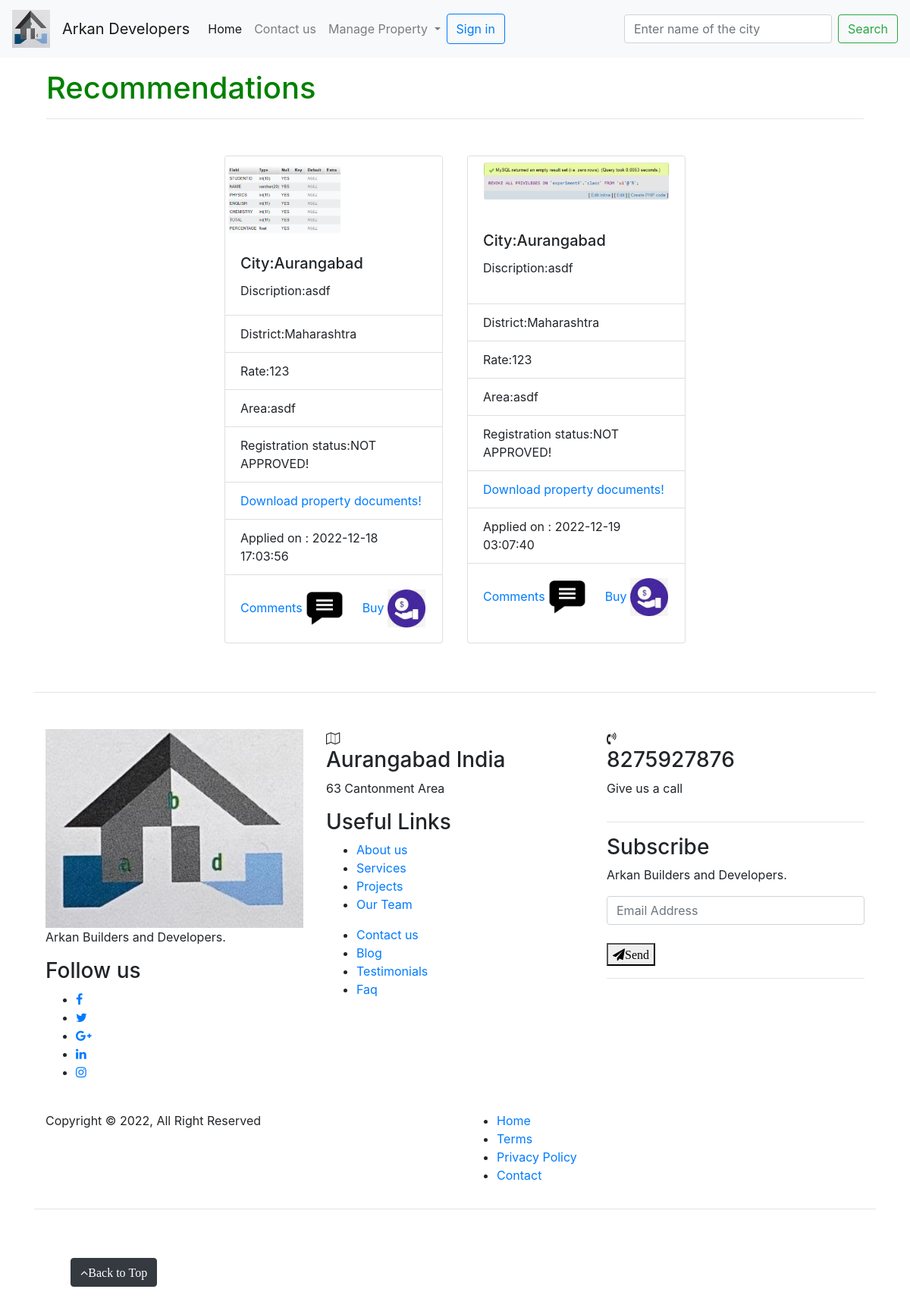
The page /code/home.php on the database its author committed.
### tables this page shows
CREATE TABLE `property` (
  `ulpin` varchar(14) NOT NULL,
  `uid` varchar(15) NOT NULL,
  `registered_time` timestamp NOT NULL DEFAULT current_timestamp(),
  `approval_status` tinyint(1) NOT NULL
);

CREATE TABLE `details` (
  `ulpin` varchar(14) NOT NULL,
  `area` varchar(10) NOT NULL,
  `rate` varchar(20) NOT NULL,
  `image_1` text NOT NULL
);

CREATE TABLE `address` (
  `ulpin` varchar(14) NOT NULL,
  `state` varchar(20) NOT NULL,
  `city` varchar(20) NOT NULL,
  `landmark` text NOT NULL
);

### code/functions.php (called while the page is built, shortened)
<?php
function fire($query)
{
  $servername="localhost";
  $username="root";
  $password="";
  $dbname="project_5th_sem";
  $conn = new mysqli($servername, $username, $password, $dbname);
  $sql = $query;
  try {
    $value = $conn->query($sql);
    return $value;
  } catch (Exception $e) {
    echo "connection failed";
    $conn->close();
  }
}
?>

### code/home.php (the view, shortened to what this page needs)
<!doctype html>
<html lang="en">
<head>
    <link rel="stylesheet" href="https://cdn.jsdelivr.net/npm/bootstrap@4.3.1/dist/css/bootstrap.min.css">
</head>
<body>
    <?php
    include "navbar.php";   include "functions.php"; ?>
    <div class="container">
        <div class="page-header p-3">
            <h1 style="color: green">Recommendations</h1>
            <hr>
        </div>
        <div class="container d-flex flex-wrap justify-content-center">
<?php
$prop=fire("SELECT * FROM `property`");
while ($row = $prop->fetch_assoc()) {
    $ulp = $row["ulpin"];
    $pdf = fire("SELECT * FROM `documents` WHERE `ulpin`=$ulp")->fetch_assoc();
    $detial = fire("SELECT * FROM `details` WHERE `ulpin`=$ulp")->fetch_assoc();
    $ad = fire("SELECT * FROM `address` WHERE `ulpin`=$ulp")->fetch_assoc();
if($prp["approval_status"]==0)
{
    $ap="NOT APPROVED!";
}
else{
    $ap="APPROVED!";
}
    echo '  <div class="card m-3" style="width: 18rem;">
    <img class="card-img-top" src="'.$detial["image_1"].'" alt="Card image cap">
    <div class="card-body">
        <h5 class="card-title">City:'.$ad["city"].'</h5>
        <p class="card-text">Discription:'.$ad["landmark"].'</p>
    </div>
    <ul class="list-group list-group-flush">
        <li class="list-group-item">District:'.$ad["state"].'</li>
        <li class="list-group-item">Rate:'.$detial["rate"].'</li>
        <li class="list-group-item">Area:'.$detial["area"].'</li>
        <li class="list-group-item">Registration status:'.$ap.'</li>
        <li class="list-group-item"><a href="'.$pdf["pdf_addr"].'" download="pdf">
                Download property documents!
            </a>
        </li>
        <li class="list-group-item">Applied on : '.$row["registered_time"].'</li>
    </ul>
    <div class="card-body">
        <a href="#" class="card-link">Comments <img src="icons/comment.png" alt="" width="50" height="50"></a>
        <a href="#" class="card-link">Buy <img src="icons/buy_icon.jpeg" alt="" width="50" height="50"></a>
    </div>
</div>
';
}
?>
        </div>
        <hr class="my-5">
        <link rel="stylesheet" href="https://cdnjs.cloudflare.com/ajax/libs/font-awesome/4.7.0/css/font-awesome.css" />
        <footer id="dk-footer" class="dk-footer justify-content-center">
            <div class="container">
                <div class="row">
                    <div class="col-md-12 col-lg-4">
                        <div class="dk-footer-box-info">
                            <a href="index.html" class="footer-logo">
                                <img src="icons/logo.jpg" alt="footer_logo" class="img-fluid">
                            </a>
                            <p class="footer-info-text">
                                Arkan Builders and Developers.
                            </p>
                            <div class="footer-social-link">
                                <h3>Follow us</h3>
                                <ul>
                                    <li>
                                        <a href="#">
                                            <i class="fa fa-facebook"></i>
                                        </a>
                                    </li>
                                    <li>
                                        <a href="#">
                                            <i class="fa fa-twitter"></i>
                                        </a>
                                    </li>
                                    <li>
                                        <a href="#">
                                            <i class="fa fa-google-plus"></i>
                                        </a>
                                    </li>
                                    <li>
                                        <a href="#">
                                            <i class="fa fa-linkedin"></i>
                                        </a>
                                    </li>
                                    <li>
                                        <a href="#">
                                            <i class="fa fa-instagram"></i>
                                        </a>
                                    </li>
                                </ul>
                            </div>
                        </div>
                        <div class="footer-awarad">
                        </div>
                    </div>
                    <div class="col-md-12 col-lg-8">
                        <div class="row">
                            <div class="col-md-6">
                                <div class="contact-us">
                                    <div class="contact-icon">
                                        <i class="fa fa-map-o" aria-hidden="true"></i>
                                    </div>
                                    <div class="contact-info">
                                        <h3>Aurangabad India</h3>
                                        <p> 63 Cantonment Area </p>
                                    </div>
                                </div>
                            </div>
                            <div class="col-md-6">
                                <div class="contact-us contact-us-last">
                                    <div class="contact-icon">
                                        <i class="fa fa-volume-control-phone" aria-hidden="true"></i>
                                    </div>
                                    <div class="contact-info">
                                        <h3>8275927876</h3>
                                        <p>Give us a call</p>
                                    </div>
                                </div>
                            </div>
                        </div>
                        <div class="row">
                            <div class="col-md-12 col-lg-6">
                                <div class="footer-widget footer-left-widget">
                                    <div class="section-heading">
                                        <h3>Useful Links</h3>
                                    </div>
                                    <ul>
                                        <li>
                                            <a href="#">About us</a>
                                        </li>
                                        <li>
                                            <a href="#">Services</a>
                                        </li>
                                        <li>
                                            <a href="#">Projects</a>
                                        </li>
                                        <li>
                                            <a href="#">Our Team</a>
                                        </li>
                                    </ul>
                                    <ul>
                                        <li>
                                            <a href="#">Contact us</a>
                                        </li>
                                        <li>
                                            <a href="#">Blog</a>
                                        </li>
                                        <li>
                                            <a href="#">Testimonials</a>
                                        </li>
                                        <li>
                                            <a href="#">Faq</a>
                                        </li>
                                    </ul>
                                </div>
                            </div>
                            <div class="col-md-12 col-lg-6">
                                <hr>
                                <div class="footer-widget">
                                    <div class="section-heading">
                                        <h3>Subscribe</h3>
                                    </div>
                                    <p>
                                        Arkan Builders and Developers.
                                    </p>
                                    <form action="#">
                                        <div class="form-row">
                                            <div class="col dk-footer-form">
                                                <input type="email" class="form-control" placeholder="Email Address">
                                                <br>
                                                <button type="submit">
                                                    <i class="fa fa-send">Send</i>
                                                </button>
                                                <hr>
                                            </div>
                                        </div>
                                    </form>
                                </div>
                            </div>
                        </div>
                    </div>
                </div>
            </div>
            <div class="copyright">
                <div class="container">
                    <div class="row">
                        <div class="col-md-6">
                            <span>Copyright © 2022, All Right Reserved</span>
                        </div>
                        <div class="col-md-6">
                            <div class="copyright-menu">
                                <ul>
                                    <li>
                                        <a href="#">Home</a>
                                    </li>
                                    <li>
                                        <a href="#">Terms</a>
                                    </li>
                                    <li>
                                        <a href="#">Privacy Policy</a>
                                    </li>
                                    <li>
                                        <a href="#">Contact</a>
                                    </li>
                                </ul>
                            </div>
                        </div>
                    </div>
                </div>
            </div>
            <hr>
            <div id="back-to-top" class="back-to-top justify-content-left">
                <button class="btn btn-dark m-5" title="Back to Top">
                    <i class="fa fa-angle-up">Back to Top</i>
                </button>
            </div>
        </footer>
</body>
</html>

### rows shown on the page
property: details.image_1 (picture), address.city "Aurangabad", address.landmark "asdf", address.state "Maharashtra", details.rate "123", details.area "asdf", ap "NOT APPROVED!", registered_time "2022-12-18 17:03:56"
property: details.image_1 (picture), address.city "Aurangabad", address.landmark "asdf", address.state "Maharashtra", details.rate "123", details.area "asdf", ap "NOT APPROVED!", registered_time "2022-12-19 03:07:40"

### other values the page prints
$btn_str "Sign in"
